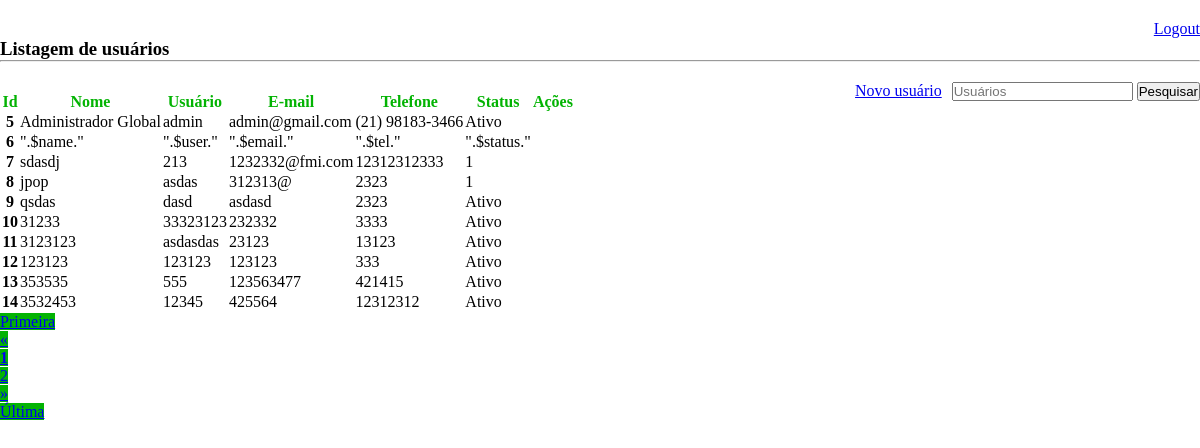
Before: /plataform.php (signed in) with the older database file.
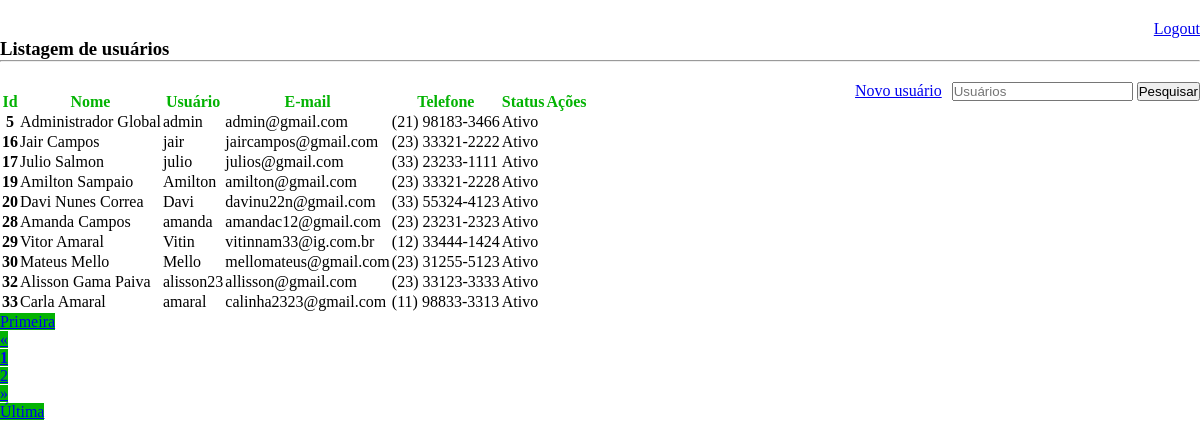
After: the same page with the newer database file.
### tables this page shows
CREATE TABLE IF NOT EXISTS `usuario` (
  `id_usu` int NOT NULL AUTO_INCREMENT,
  `usuario` varchar(50) NOT NULL,
  `nome` varchar(50) NOT NULL,
  `senha` varchar(255) NOT NULL,
  `cpf` varchar(14) NOT NULL,
  `email` varchar(50) NOT NULL,
  `telefone` varchar(15) NOT NULL,
  `status_usu` varchar(20) NOT NULL,
  `nvl_acesso` int NOT NULL DEFAULT '0',
  `dt_cadastro` datetime NOT NULL DEFAULT '0000-00-00 00:00:00',
  `cep` varchar(9) NOT NULL DEFAULT '',
  `num_localidade` int NOT NULL,
  PRIMARY KEY (`id_usu`),
  UNIQUE KEY `usuario` (`usuario`),
  UNIQUE KEY `telefone` (`telefone`),
  UNIQUE KEY `email` (`email`),
  UNIQUE KEY `cpf` (`cpf`)
);

### plataform.php (the view, shortened to what this page needs)
<!DOCTYPE html>
<html lang="pt-br">
<head>
    <link rel="stylesheet" href="view/css/plataform.css">
</head>
<body class='body-plataform'>
    <div class="container text-center">
        <div class="logout">
        <a href='\teste_nsolucoes\model\logout.php' class="btn btn-danger fw-bold flloat-end"><i class="bi bi-arrow-bar-left"></i> Logout </a>
        </div>
        <div class="row mt-3">
            <div class="col-12">
            <h3>Listagem de usuários</h3>
            <hr>
        </div>
        <div class="div-search">
                <a href="\teste_nsolucoes/?page=plataform&action=add" class="btn btn-dark btn-lg" id='newUser'>Novo usuário</a>
                <form action='?page=plataform' method='post' class="d-flex" role="search">
                    <input class="form-control form-control-lg me-2" list="datalistOptions" type="search" placeholder="Usuários" aria-label="Search" name='filter-user'>
                    <button class="btn btn-outline-dark" type="submit">Pesquisar</button>
                </form>
            </div>
        <div class="row justify-content-center mt-5">
            <div class="col-12">
                <table class="table table-striped table-hover ">
                    <thead>
                        <tr class='title-legend'>
                        <th scope="col">Id</th>
                        <th scope="col">Nome</th>
                        <th scope="col">Usuário</th>
                        <th scope="col">E-mail</th>
                        <th scope="col">Telefone</th>
                        <th scope="col">Status</th>
                        <th scope="col">Ações</th>
                        </tr>
                    </thead>
                    <tbody>
                            <?php
                                $quantidade = 10;
                                $pagina = (isset($_GET['pagina'])) ? (int)$_GET['pagina'] : 1;
                                $inicio = ($quantidade * $pagina) - $quantidade;
                                if (isset($_POST['filter-user'])) {
                                    $user = $_POST['filter-user'];
                                    $data = mysqli_query($connect, "SELECT * from usuario where usuario='".$user."' order by id_usu asc limit $inicio, $quantidade;");
                                }else {
                                    $data = mysqli_query($connect, "SELECT * from usuario order by id_usu asc limit $inicio, $quantidade;");
                                }
                                while ($info = mysqli_fetch_array($data)): ?>
                        <tr>
                            <th scope="row"><?= $info['id_usu']?></th>
                            <td><?= $info['nome']?></td>
                            <td><?= $info['usuario']?></td>
                            <td><?= $info['email']?></td>
                            <td><?= $info['telefone']?></td>
                            <td><?= $info['status_usu']?></td>
                            <td class='actions btn-group-sm'><?= "
                            "?></td>
                        <?php endwhile; ?>
                        </tr>
                    </tbody>
                </table>
                <?php
                        if (isset($_POST['filter-user'])) {
                            $user = $_POST['filter-user'];
                            $sqlTotal = "SELECT * from usuario where usuario='".$user."';";
                        }else{
                            $sqlTotal = "select id_usu from usuario;";
                        }
						$qrTotal  		= mysqli_query($connect, $sqlTotal) or die (mysqli_error());
						$numTotal 		= mysqli_num_rows($qrTotal);
						$totalpagina 	= (ceil($numTotal/$quantidade)<=0) ? 1 : ceil($numTotal/$quantidade);
						$exibir 		= 3;
						$anterior 		= (($pagina-1) <= 0) ? 1 : $pagina - 1;
						$posterior 		= (($pagina+1) >= $totalpagina) ? $totalpagina : $pagina+1;
						echo "<ul class='pagination d-flex justify-content-center mt-4'>";
						echo "<li class='page-item'><a class='page-link text-white fw-bold' href='?page=plataform&pagina=1'> Primeira</a></li> ";
						echo "<li class='page-item'><a class='page-link text-white' href=\"?page=plataform&pagina=$anterior\"> &laquo;</a></li> ";
						echo "<li class='page-item'><a class='page-link c-destaque-10 text-white' href='?page=plataform&pagina=".$pagina."'><strong>".$pagina."</strong></a></li> ";
						for($i = $pagina+1; $i < $pagina+$exibir; $i++){
							if($i <= $totalpagina)
							echo "<li class='page-item'><a class='page-link text-white' href='?page=plataform&pagina=".$i."'> ".$i." </a></li> ";
						}
						echo "<li class='page-item'><a class='page-link text-white' href=\"?page=plataform&pagina=$posterior\"> &raquo;</a></li> ";
						echo "<li class='page-item'><a class='page-link text-white fw-bold' href=\"?page=plataform&pagina=$totalpagina\"> &Uacute;ltima</a></li></ul>";
                    ?>
            </div>
        </div>
</body>
</html>

### view/css/plataform.css (style rules this page uses)
.body-plataform { height: 100%; width: 100%; }
.logout { margin-top: 20px; width: 100%; display: flex; justify-content: end; }
.div-search { margin-top: 20px; width: 100%; display: flex; flex-direction: row; justify-content: end; gap: 10px; }
.title-legend { color: rgb(3, 179, 3); }
.pagination a { background-color: rgb(3, 179, 3) !important; }

Changed rows visible on the page:
removed usuario: id_usu "6", nome "\".$name.\"", usuario "\".$user.\"", email "\".$email.\"", telefone "\".$tel.\"", status_usu "\".$status.\""
removed usuario: id_usu "7", nome "sdasdj", usuario "213", email "1232332@fmi.com", telefone "12312312333", status_usu "1"
removed usuario: id_usu "8", nome "jpop", usuario "asdas", email "312313@", telefone "2323", status_usu "1"
removed usuario: id_usu "9", nome "qsdas", usuario "dasd", email "asdasd", telefone "2323", status_usu "Ativo"
removed usuario: id_usu "10", nome "31233", usuario "33323123", email "232332", telefone "3333", status_usu "Ativo"
removed usuario: id_usu "11", nome "3123123", usuario "asdasdas", email "23123", telefone "13123", status_usu "Ativo"
removed usuario: id_usu "12", nome "123123", usuario "123123", email "123123", telefone "333", status_usu "Ativo"
removed usuario: id_usu "13", nome "353535", usuario "555", email "123563477", telefone "421415", status_usu "Ativo"
removed usuario: id_usu "14", nome "3532453", usuario "12345", email "425564", telefone "12312312", status_usu "Ativo"
added usuario: id_usu "16", nome "Jair Campos", usuario "jair", email "jaircampos@gmail.com", telefone "(23) 33321-2222", status_usu "Ativo"
added usuario: id_usu "17", nome "Julio Salmon", usuario "julio", email "julios@gmail.com", telefone "(33) 23233-1111", status_usu "Ativo"
added usuario: id_usu "19", nome "Amilton Sampaio", usuario "Amilton", email "amilton@gmail.com", telefone "(23) 33321-2228", status_usu "Ativo"
added usuario: id_usu "20", nome "Davi Nunes Correa", usuario "Davi", email "davinu22n@gmail.com", telefone "(33) 55324-4123", status_usu "Ativo"
added usuario: id_usu "28", nome "Amanda Campos", usuario "amanda", email "amandac12@gmail.com", telefone "(23) 23231-2323", status_usu "Ativo"
added usuario: id_usu "29", nome "Vitor Amaral", usuario "Vitin", email "vitinnam33@ig.com.br", telefone "(12) 33444-1424", status_usu "Ativo"
added usuario: id_usu "30", nome "Mateus Mello", usuario "Mello", email "mellomateus@gmail.com", telefone "(23) 31255-5123", status_usu "Ativo"
added usuario: id_usu "32", nome "Alisson Gama Paiva", usuario "alisson23", email "allisson@gmail.com", telefone "(23) 33123-3333", status_usu "Ativo"
added usuario: id_usu "33", nome "Carla Amaral", usuario "amaral", email "calinha2323@gmail.com", telefone "(11) 98833-3313", status_usu "Ativo"
